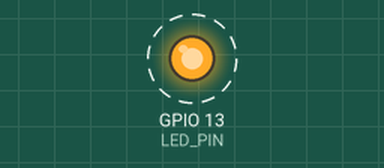
This sketch was run on a simulated ESP32. Parts: output pins drawn as LEDs (lit = HIGH). Dashed ring = blinking. What the sketch prints to the serial monitor is not drawn.

Above: at 0.5 s.
Timing chart, 0 to 4.6 s (numbered marks = the images above):
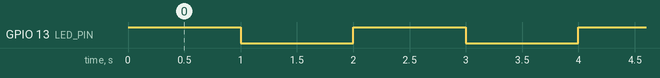

The sketch:

ESP32LEDBLINK.ino
```cpp
const int LED_PIN = 13; //LED pin is defined
void setup() {
  pinMode (LED_PIN, OUTPUT);  // Pin 13 is set as OUTPUT
  Serial.begin(9600);
}
void loop() {
  digitalWrite (LED_PIN, HIGH); // LED on
  Serial.println("LED On!"); // Prints "LED On!" to the serial monitor
  delay(1000);  // delay of 1 sec
  digitalWrite (LED_PIN, LOW);  // LED off
  Serial.println("LED Off!"); // Prints "LED Off!" to the serial monitor
  delay(1000);  // delay of 1 sec
}
```

Measured:
- by itself, GPIO 13 (LED_PIN): alternates HIGH for 1.0 s and LOW for 1.0 s
